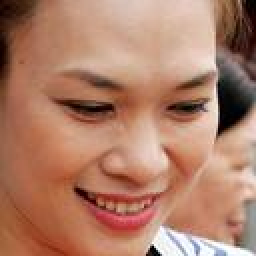
#> input picture DemoTensorFlow/faces94/test/mytam/275.jpg, 128 x 128 px, found by its file name (shown 2 times larger); its folder holds 4 pictures in this run
$ python FaceDetect.py
#> lines starting #> are read from the running program, lines starting #| are printed output that depends on the picture
import cv2
from os import walk

imagePathInput = "F:/project_python/ClassificationFace/MyTam/" # duong dan anh input
cascPath = "haarcascade_frontalface_default.xml"
imagePathOutput = "F:/project_python/ClassificationFace/MyTamOutPut/" #duong dan output

def detect_face(filepath):
    faceCascade = cv2.CascadeClassifier(cascPath)
    image = cv2.imread(filepath)
#> image is the input picture: shape (128, 128, 3); mean B, G, R 104.1, 126.1, 174.8
    gray = cv2.cvtColor(image, cv2.COLOR_BGR2GRAY)
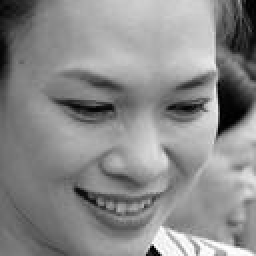
#> gray: shape (128, 128) (shown 2 times larger); min 0, max 255, mean 138.1


    faces = faceCascade.detectMultiScale(
        gray,
        scaleFactor=1.1,
        minNeighbors=5,
        minSize=(30, 30),
        flags = cv2.CASCADE_SCALE_IMAGE
    )
#> faces = [[11, 12, 111, 111]]

    # Draw a rectangle around the faces
    for (x, y, w, h) in faces:
        return x , y , w , h , image
#> this loop made 1 pass


def crop_image(x , y , w , h , image,filename):
    crop_img = image[y:y+h, x:x+w]
    cv2.imwrite(imagePathOutput+filename, crop_img)

for (dirpath, dirnames, filenames) in walk(imagePathInput):
    for filename in filenames:
        print(filename)
        filepath = imagePathInput+filename
        x , y , w , h , image = detect_face(filepath)
#> x = 11; y = 12; w = 111; h = 111
        crop_image(x , y , w , h , image,filename)
#> in crop_image, `crop_img = image[y:y+h, x:x+w]`:
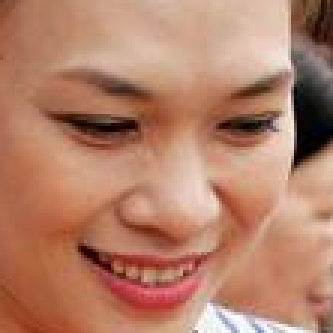
#> crop_img: shape (111, 111, 3) (shown 3 times larger); mean B, G, R 104.7, 127.8, 179.5
#> (the run stopped early here; a loop or call above may not have finished)

$ run again, on DemoTensorFlow/faces94/test/mytam/33.jpg
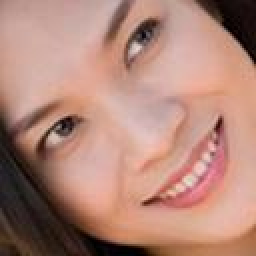
#> input picture DemoTensorFlow/faces94/test/mytam/33.jpg, 128 x 128 px, found by its file name (shown 2 times larger)
#> in detect_face, image is the input picture: shape (128, 128, 3); mean B, G, R 120.5, 134, 177.5
#> in detect_face, `gray = cv2.cvtColor(image, cv2.COLOR_BGR2GRAY)`:
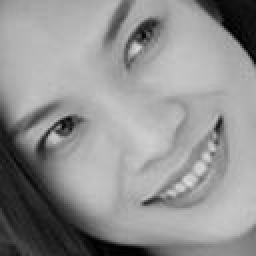
#> gray: shape (128, 128) (shown 2 times larger); min 0, max 224, mean 145.4
#> faces = ()

$ run again, on DemoTensorFlow/faces94/test/mytam/386.jpg
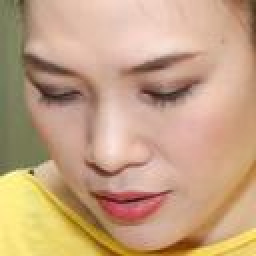
#> input picture DemoTensorFlow/faces94/test/mytam/386.jpg, 128 x 128 px, found by its file name (shown 2 times larger)
#> in detect_face, image is the input picture: shape (128, 128, 3); mean B, G, R 129.7, 161.8, 196.6
#> in detect_face, `gray = cv2.cvtColor(image, cv2.COLOR_BGR2GRAY)`:
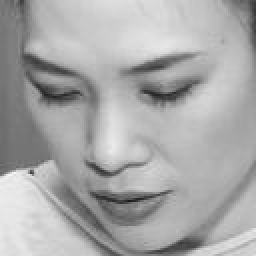
#> gray: shape (128, 128) (shown 2 times larger); min 24, max 247, mean 168.5
#> faces = ()

$ run again, on DemoTensorFlow/faces94/test/mytam/394.jpg
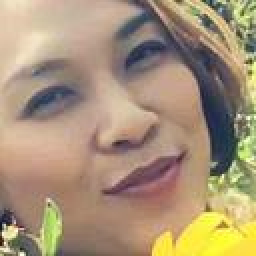
#> input picture DemoTensorFlow/faces94/test/mytam/394.jpg, 128 x 128 px, found by its file name (shown 2 times larger)
#> in detect_face, image is the input picture: shape (128, 128, 3); mean B, G, R 119.4, 146.7, 167.5
#> in detect_face, `gray = cv2.cvtColor(image, cv2.COLOR_BGR2GRAY)`:
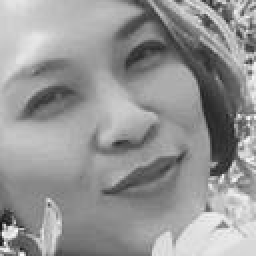
#> gray: shape (128, 128) (shown 2 times larger); min 20, max 252, mean 149.8
#> faces = ()

$ run again, on DemoTensorFlow/faces94/test/mytam/189.jpg
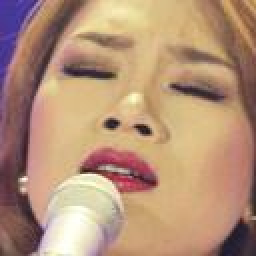
#> input picture DemoTensorFlow/faces94/test/mytam/189.jpg, 128 x 128 px, found by its file name (shown 2 times larger)
#> in detect_face, image is the input picture: shape (128, 128, 3); mean B, G, R 119.8, 145.6, 180.5
#> in detect_face, `gray = cv2.cvtColor(image, cv2.COLOR_BGR2GRAY)`:
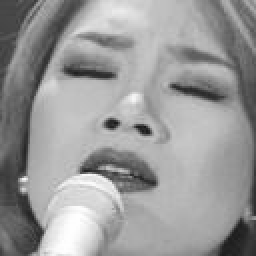
#> gray: shape (128, 128) (shown 2 times larger); min 26, max 254, mean 153.1
#> faces = ()
